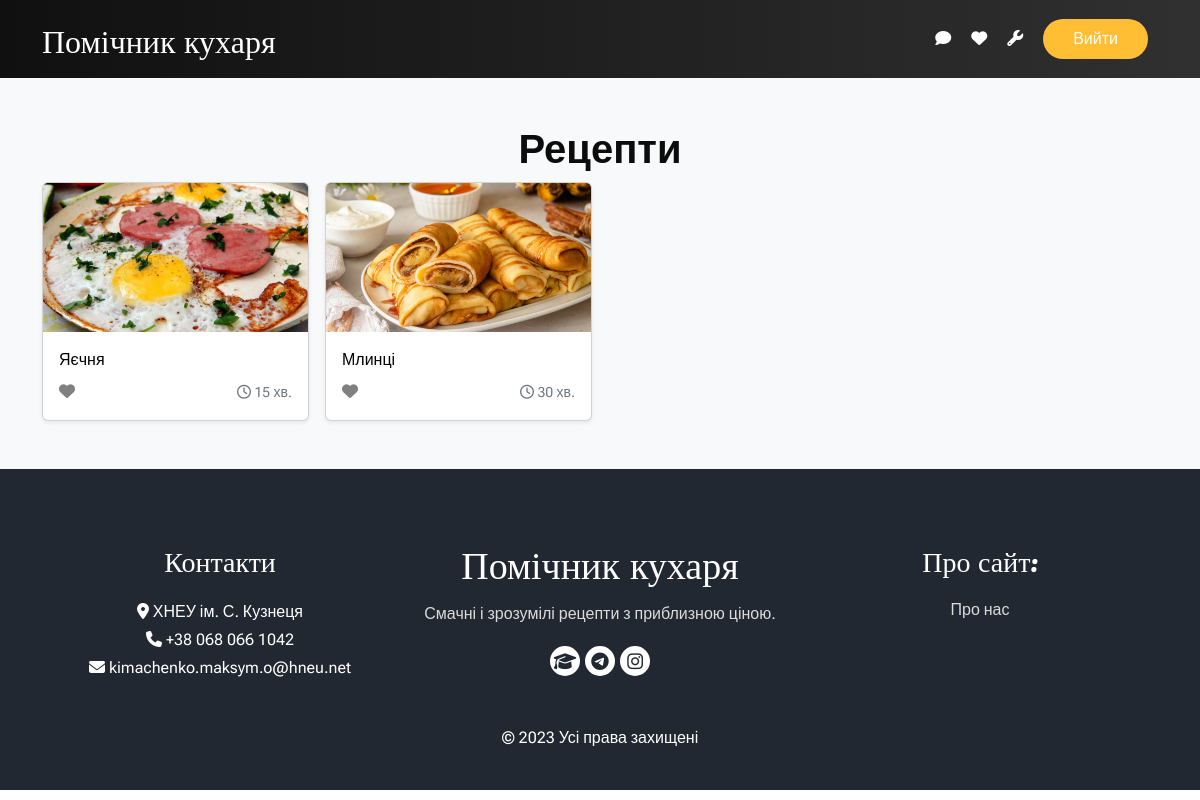
The app's page / (signed in) with its own data.
### recipes/models.py (models this page shows, shortened)
class Recipe(models.Model):
    def get_preview_path(self, filename):
        path = 'images/' + dateconvert(localtime(self.created), 'ymd-Hi-') + translit(self.title).replace(' ', '-') + '/cover.webp'
        return path
    preview = ResizedImageField(verbose_name='Фото-прев\'ю', upload_to=get_preview_path, size=[1920, 1080], crop=['middle', 'center'], quality=100, force_format='WEBP')
    title = models.CharField('Назва', max_length=128)
    description = models.TextField('Розгорнутий рецепт')
    cooking_time = models.CharField('Час приготування', max_length=32)
    author = models.CharField('Автор', max_length=64)
    created = models.DateTimeField('Дата публікації', auto_now_add=True)
    modified = models.DateTimeField('Дата редагування', auto_now=True)
    class Meta:
        db_table = 'Recipes'
        verbose_name = 'Рецепт'
        verbose_name_plural = 'Рецепти'

### recipes/views.py (the view)
# urls.py: path('', views.RecipeView.as_view(), name='home'),
class RecipeView(View):
    def get(self, request):
        recipes = Recipe.objects.all()
        return render(request, 'recipes/index.html', {'recipes_list': recipes})

### templates/recipes/index.html (shortened to what this page needs)
{% load static %}
<!DOCTYPE html>
<html lang="uk">
<head>
  <link rel="stylesheet" href="https://cdn.jsdelivr.net/npm/bootstrap@5.2.3/dist/css/bootstrap.min.css" />
  <link rel="stylesheet" href="https://cdnjs.cloudflare.com/ajax/libs/font-awesome/6.2.1/css/all.min.css" />
  <link rel="stylesheet" href="{% static 'recipes/css/style.css' %}" />
</head>
<body class="sub_page">
  <div class="hero_area">
    <header class="header_section">
      <div class="container">
        <nav class="navbar navbar-expand-lg custom_nav-container">
          <a class="navbar-brand" href="/">
            <span>
              Помічник кухаря
            </span>
          </a>
          <div class="navbar-collapse">
            <div class="user_option">
              {% if user.is_superuser %}
                <a href="#" class="user_link">
                  <i class="fa-solid fa-comment" aria-hidden="true"></i>
                </a>
                <a href="#" class="user_link">
                  <i class="fa-solid fa-heart" aria-hidden="true"></i>
                </a>
                <a href="/admin" class="user_link">
                  <i class="fa-solid fa-wrench" aria-hidden="true"></i>
                </a>
                <a href="{% url 'signout' %}" class="signin">
                  Вийти
                </a>
              {% else %}
                <a href="/signin" class="signin">
                  Увійти
                </a>
              {% endif %}
            </div>
          </div>
        </nav>
      </div>
    </header>
  </div>
  <div class="album py-5 bg-light">
    <div class="container">
      <div class="heading_container heading_center">
        <h2> Рецепти </h2>
      </div>
      <div class="row row-cols-1 row-cols-sm-2 row-cols-md-4 g-3">
        {% for recipe in recipes_list reversed %}
        <div class="col">
          <div class="card shadow-sm">
            <a href="{{ recipe.id }}">
              <img class="card-img-top" src="{{ recipe.preview.url }}" alt="">
            </a>
            <div class="card-body">
              <a href="{{ recipe.id }}" style="text-decoration: none; color:black;">
                <p class="card-text"> {{ recipe.title }} </p>
              </a>
              <div class="d-flex justify-content-between align-items-center">
                <div class="btn-group">
                  <a href="" style="color: grey; text-decoration: none;">
                    <i class="fa-solid fa-heart" aria-hidden="true"></i>
                  </a>
                </div>
                <small class="text-muted">
                  <i class="fa-regular fa-clock" aria-hidden="true"></i>
                  {{ recipe.cooking_time }}
                </small>
              </div>
            </div>
          </div>
        </div>
        {% endfor %}
        </div>
      </div>
    </div>
  <footer class="footer_section">
    <div class="container">
      <div class="row">
        <div class="col-md-4 footer-col">
          <div class="footer_contact">
            <h4> Контакти </h4>
            <div class="contact_link_box">
              <div>
                <i class="fa-solid fa-location-dot" aria-hidden="true"></i>
                <span> ХНЕУ ім. С. Кузнеця </span>
              </div>
              <div>
                <i class="fa-solid fa-phone" aria-hidden="true"></i>
                <span> +38 068 066 1042 </span>
              </div>
              <div>
                <i class="fa-solid fa-envelope" aria-hidden="true"></i>
                <span> kimachenko.maksym.o@hneu.net </span>
              </div>
            </div>
          </div>
        </div>
        <div class="col-md-4 footer-col">
          <div class="footer_detail">
            <a href="/" class="footer-logo"> Помічник кухаря </a>
            <p> Смачні і зрозумілі рецепти з приблизною ціною. </p>
            <div class="footer_social">
              <a href="https://www.hneu.edu.ua/">
                <i class="fa-solid fa-graduation-cap" aria-hidden="true"></i>
              </a>
              <a href="https://t.me/maxkimachenko">
                <i class="fa-brands fa-telegram" aria-hidden="true"></i>
              </a>
              <a href="https://instagram.com/maxkimachenko">
                <i class="fa-brands fa-instagram" aria-hidden="true"></i>
              </a>
            </div>
          </div>
        </div>
        <div class="col-md-4 footer-col">
          <h4> Про сайт: </h4>
          <a href="#">
            <p> Про нас </p>
          </a>
        </div>
      </div>
      <div class="footer-info">
        <p> &copy; <span id="displayYear"></span> Усі права захищені </p>
      </div>
    </div>
  </footer>
</body>
</html>

### static/recipes/css/style.css (style rules this page uses)
body { font-family: 'Roboto Flex', sans-serif; color: #0c0c0c; background-color: #ffffff; overflow-x: hidden; }
.hero_area { position: relative; min-height: 100vh; display: -webkit-box; display: -ms-flexbox; display: flex; background-image: linear-gradient(to right, #101010 , #303030); -webkit-box-orient: vertical; -webkit-box-direction: normal; -ms-flex-direction: column; flex-direction: column; }
.sub_page .hero_area { min-height: auto; }
.header_section { padding: 10px 0; }
.navbar-brand { font-family: 'Pacifico', cursive; }
.navbar-brand span { font-size: 32px; color: #ffffff; }
.custom_nav-container { padding: 0; }
.user_option { display: -webkit-box; display: -ms-flexbox; display: flex; -webkit-box-align: center; -ms-flex-align: center; align-items: center; }
.user_option a { margin: 0 10px; }
.user_option .user_link { color: #ffffff; }
.user_option .signin { display: inline-block; padding: 8px 30px; background-color: #ffbe33; color: #ffffff; border-radius: 45px; -webkit-transition: all 0.3s; transition: all 0.3s; border: none; }
.heading_container h2 { position: relative; margin-bottom: 0; font-size: 2.5rem; font-weight: bold; }
.heading_container.heading_center { -webkit-box-align: center; -ms-flex-align: center; align-items: center; text-align: center; }
a, a:hover, a:focus { text-decoration: none; }
.footer_section { background-color: #222831; color: #ffffff; padding: 75px 0 40px 0; text-align: center; }
.footer_section h4 { font-size: 28px; }
.footer_section h4, .footer_section .footer-logo { margin-bottom: 20px; font-family: 'Pacifico', cursive; }
.footer_section p { color: #dbdbdb; }
.footer_section .footer-col { margin-bottom: 15px; }
.footer_section .footer_contact .contact_link_box { display: -webkit-box; display: -ms-flexbox; display: flex; line-height: 1.75; -webkit-box-orient: vertical; -webkit-box-direction: normal; -ms-flex-direction: column; flex-direction: column; }
.footer_section .footer-logo { display: block; font-size: 38px; line-height: 1; color: #ffffff; }
.footer_section .footer_social { display: -webkit-box; display: -ms-flexbox; display: flex; -webkit-box-pack: center; -ms-flex-pack: center; justify-content: center; margin-top: 20px; margin-bottom: 10px; }
.footer_section .footer_social a { display: -webkit-box; display: -ms-flexbox; display: flex; -webkit-box-pack: center; -ms-flex-pack: center; justify-content: center; -webkit-box-align: center; -ms-flex-align: center; align-items: center; color: #222831; width: 30px; height: 30px; border-radius: 100%; background-color: #ffffff; border-radius: 100%; margin: 0 2.5px; font-size: 18px; }
.footer_section .footer-info { text-align: center; margin-top: 25px; }
.footer_section .footer-info p { color: #ffffff; margin: 0; }

### records on screen
Recipe: preview (picture), title "Яєчня", cooking_time "15 хв."
Recipe: preview (picture), title "Млинці", cooking_time "30 хв."
